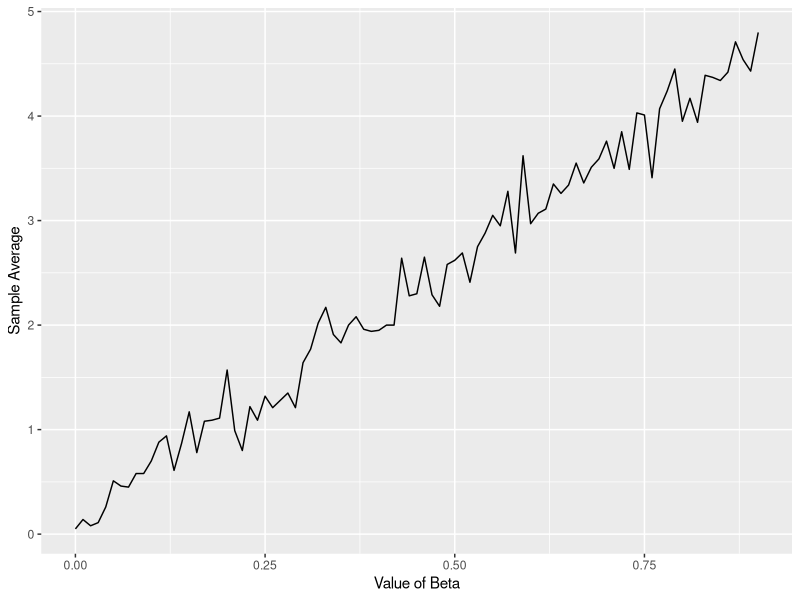
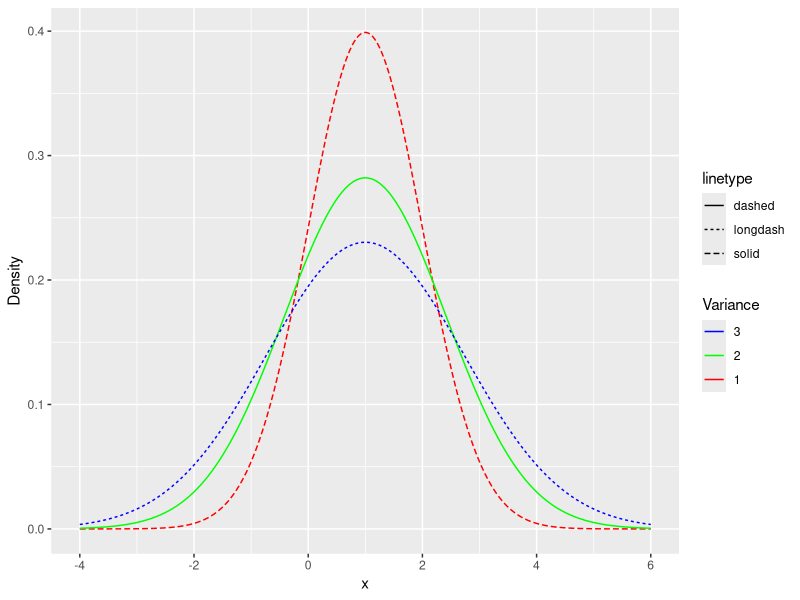
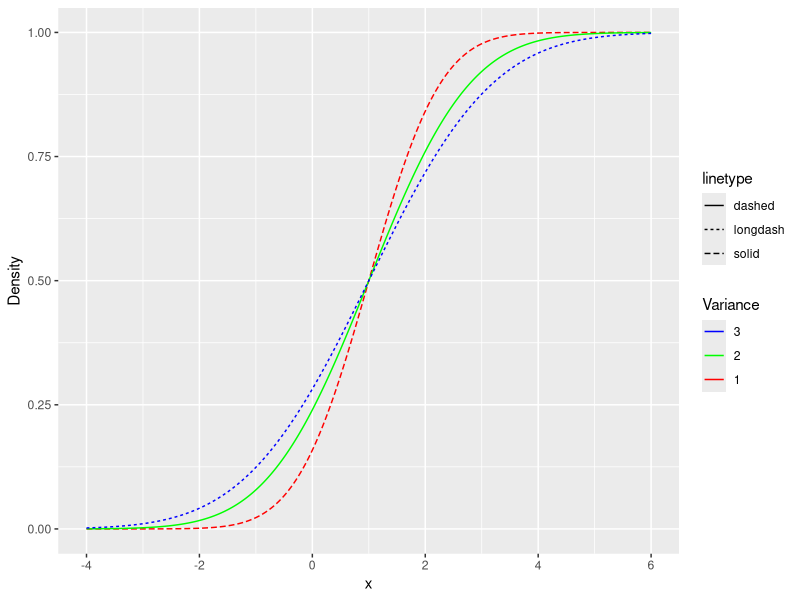
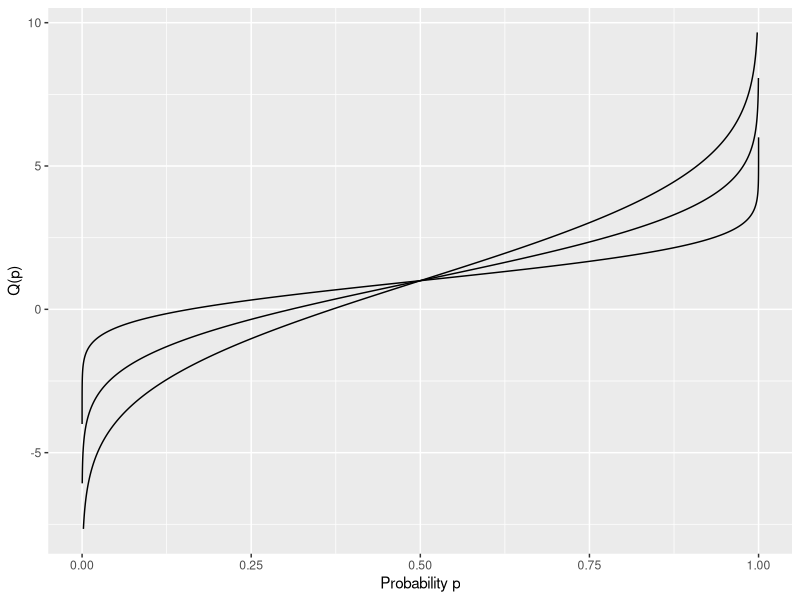
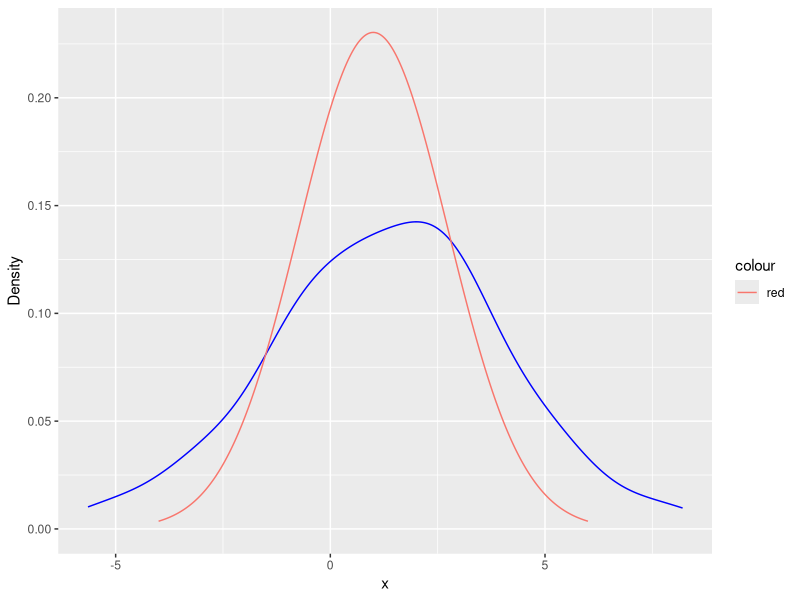

Write the R code that produced these figures, in order.
## ---- chunk 1
knitr::opts_chunk$set(echo = TRUE)
library(dplyr) 
library(ggplot2)
library(tidyverse)
## ---- chunk 2
set.seed(0)
n<-1000
sample_X<-data.frame(U=runif(n))%>%
  mutate(X=case_when(
    (0<=U)&(U<0.25)~1,
    (0.25<=U)&(U<0.5)~5,
    (0.5<=U)&(U<=1)~0))%>%
pull(X)

head(sample_X,400)

sample_X_015<-function(alpha,beta,n){
  data.frame(U=runif(n))%>%
  mutate(X=case_when(
    (0<=U)&(U<alpha)~1,
    (alpha<=U)&(U<alpha+beta)~5,
    (alpha+beta<=U)&(U<=1)~0))%>%
  pull(X) 
}

test<-sample_X_015(0.5,0.1,100000)

head(test,400)

sample_avg<-mean(test)
sample_avg
## ---- chunk 3
range<-seq(0,0.9,0.01)
average_vector<-c()

for(i in range){
  sample<-sample_X_015(0.1,i,100)
  sample_avg<-mean(sample)
  average_vector<-c(average_vector,sample_avg)
}


ggplot()+xlab("Value of Beta")+geom_line(aes(x=range,y=average_vector))+ylab("Sample Average")
  
## ---- chunk 4
range<-seq(-4,6,0.01)
plot_1<-dnorm(range,mean=1,sd=1,log=FALSE)
plot_2<-dnorm(range,mean=1,sd=sqrt(2),log=FALSE)
plot_3<-dnorm(range,mean=1,sd=sqrt(3),log=FALSE)
lp<-ggplot()+xlab("x")+geom_line(aes(x=range,y=plot_1,color="red",linetype='solid'))+geom_line(aes(x=range,y=plot_2,color="green",linetype='dashed'))+geom_line(aes(x=range,y=plot_3,color="blue",linetype='longdash'))+ylab("Density")

lp + scale_color_manual(values=c("blue","green","red"),
                       name="Variance",
                       labels=c("3","2","1"))
## ---- chunk 5
cplot_1<-pnorm(range,mean=1,sd=1,lower.tail=TRUE,log.p=FALSE)
cplot_2<-pnorm(range,mean=1,sd=sqrt(2),lower.tail=TRUE,log.p=FALSE)
cplot_3<-pnorm(range,mean=1,sd=sqrt(3),lower.tail=TRUE,log.p=FALSE)

clp<-ggplot()+xlab("x")+geom_line(aes(x=range,y=cplot_1,color="red",linetype='solid'))+geom_line(aes(x=range,y=cplot_2,color="green",linetype='dashed'))+geom_line(aes(x=range,y=cplot_3,color="blue",linetype='longdash'))+ylab("Density")

clp + scale_colour_manual(values=c("blue","green","red"),
                       name="Variance",
                       labels=c("3","2","1"))
## ---- chunk 6
qplot_1<-qnorm(cplot_1,mean=1,sd=1,lower.tail=TRUE,log.p=FALSE)
qplot_2<-qnorm(cplot_1,mean=1,sd=sqrt(2),lower.tail=TRUE,log.p=FALSE)
qplot_3<-qnorm(cplot_1,mean=1,sd=sqrt(3),lower.tail=TRUE,log.p=FALSE)

ggplot()+geom_line(aes(x=cplot_1,y=qplot_1))+geom_line(aes(x=cplot_2,y=qplot_2))+geom_line(aes(x=cplot_3,y=qplot_3))+xlab("Probability p")+ylab("Q(p)")
## ---- chunk 7
set.seed(1)
standardGuassianSample<-c(rnorm(100))
mean1Var3GaussianSampleA<-map_dbl(.x=standardGuassianSample,~.x*3+1)

set.seed(1)
mean1Var3GuassianSampleB<-c(rnorm(100,1,3))

standardGuassianSample
mean1Var3GaussianSampleA
mean1Var3GuassianSampleB

pop_plot<-dnorm(range,mean=1,sd=sqrt(3),log=FALSE)

kernal_plot<-ggplot()+geom_density(aes(x=mean1Var3GaussianSampleA),color="blue")+geom_line(aes(x=range,y=pop_plot,color="red"))+xlab("x")+ylab("Density")
kernal_plot
## ---- chunk 8
set.seed(1)
x<-seq(0,50,1)
binom_df<-data.frame(x)
binom_df<-binom_df%>%
  mutate(pmf=dbinom(x,size=50,prob=0.7))

head(binom_df,3)
## ---- chunk 9
set.seed(1)
x<-seq(0,50,0.01)
norm_df<-data.frame(x)
norm_df<-norm_df%>%
  mutate(pdf=dnorm(x,35,sqrt(35*0.3)))

head(norm_df,3)
